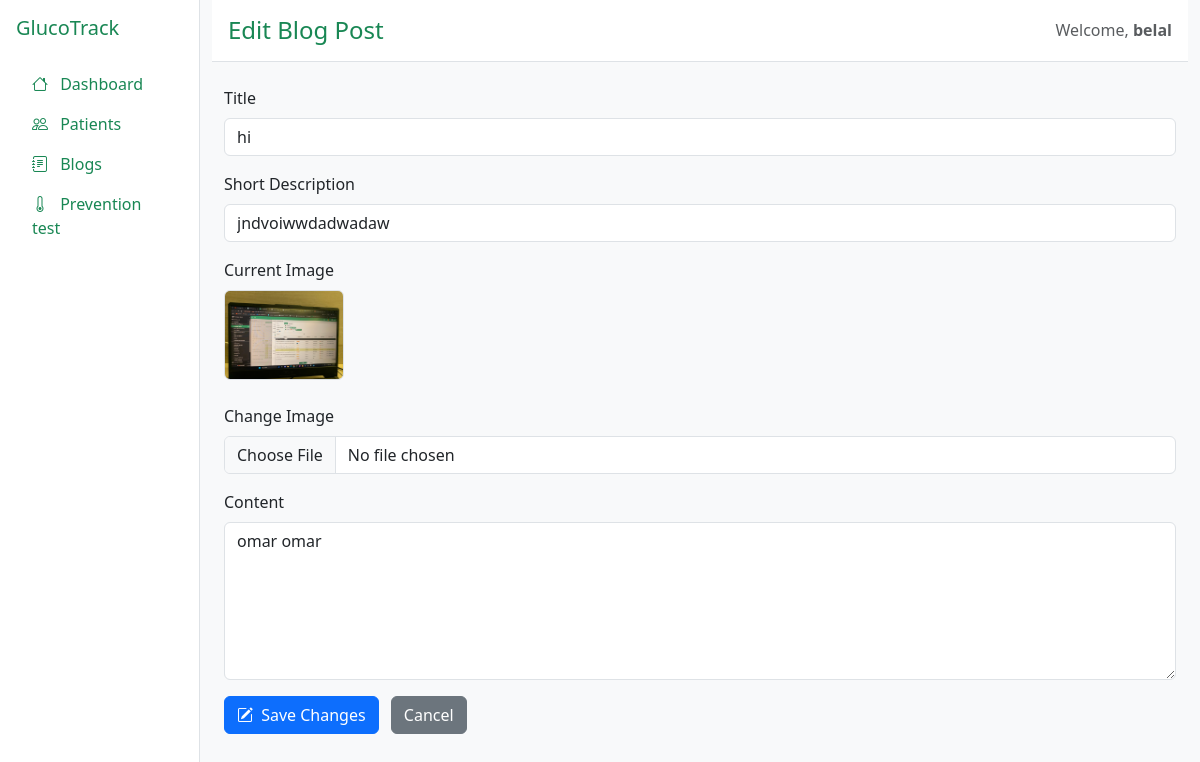
The page /medical_staff_blogs/edit_blog/5/ (signed in) on the database its author committed.
### homepage/models.py (models this page shows)
class CustomUser(AbstractBaseUser, PermissionsMixin):
    email = models.EmailField(unique=True,null=False)
    username = models.CharField(max_length=100,null=False)
    phone = models.IntegerField()
    is_staff = models.BooleanField(default=False)         # صلاحية admin
    is_active = models.BooleanField(default=True)
    is_medical_staff = models.BooleanField(default=False) # هل هو موظف طبي
    objects = CustomUserManager()
    USERNAME_FIELD = 'email'
    REQUIRED_FIELDS = ['username','phone']
    def __str__(self):
        return self.username
    class Meta:
        verbose_name = "all User"
        verbose_name_plural = "all Users"

### medical_staff_blogs/models.py (models this page shows, shortened)
class BlogPost(models.Model):
    doctor = models.ForeignKey(MedicalStaffProfile, on_delete=models.CASCADE)
    title = models.CharField(max_length=255)
    short_description = models.TextField()
    content = models.TextField()
    image = models.ImageField(upload_to='blog_images/', blank=True, null=True)
    created_at = models.DateTimeField(auto_now_add=True)

### medical_staff_blogs/views.py (the view, shortened to what this page needs)
# urls.py: path('edit_blog/<int:blog_id>/', views.edit_blog, name='edit_blog'),
@login_required(login_url='login')
def edit_blog(request, blog_id):
    doctor_profile = get_object_or_404(MedicalStaffProfile, user=request.user)
    blog = get_object_or_404(BlogPost, id=blog_id, doctor=doctor_profile)
    return render(request, 'Medical/edit_blog.html', {'blog': blog})

### templates/Medical/edit_blog.html (shortened to what this page needs)
{% load static %}
<!DOCTYPE html>
<html lang="en">
<head>
</head>
<body>
  <div class="container-fluid">
    <div class="row">
      {% include 'Medical/sidebar.html' %}
      <main class="col-md-10">
        <div class="header p-3 d-flex justify-content-between align-items-center">
          <h4 class="mb-0 text-success">Edit Blog Post</h4>
          <div class="text-muted">Welcome, <strong>{{ request.user }}</strong></div>
        </div>
        <div class="container py-4">
          <form method="POST"  enctype="multipart/form-data">
            <div class="mb-3">
              <label for="title" class="form-label">Title</label>
              <input type="text" class="form-control" id="title" name="title"
                     value="{{ blog.title }}" required>
            </div>
            <div class="mb-3">
              <label for="shortDesc" class="form-label">Short Description</label>
              <input type="text" class="form-control" id="shortDesc" name="short_description"
                     value="{{ blog.short_description }}" required>
            </div>
            <div class="mb-3">
              <label for="image" class="form-label">Current Image</label><br>
              {% if blog.image %}
                <img src="{{ blog.image.url }}" alt="Current Blog Image" width="120" class="mb-2 rounded border">
              {% else %}
                <p class="text-muted">No image uploaded.</p>
              {% endif %}
            </div>
            <div class="mb-3">
              <label for="image" class="form-label">Change Image</label>
              <input type="file" class="form-control" id="image" name="image" accept="image/*">
            </div>
            <div class="mb-3">
              <label for="content" class="form-label">Content</label>
              <textarea class="form-control" id="content" name="content" rows="6" required>{{ blog.content }}</textarea>
            </div>
            <button type="submit" class="btn btn-primary">
              <i class="bi bi-pencil-square me-1"></i> Save Changes
            </button>
            <a href="{% url 'medical_staff_blogs' %}" class="btn btn-secondary ms-2">Cancel</a>
          </form>
        </div>
      </main>
    </div>
  </div>
</body>
</html>

### static/css/adminstyle.css (style rules this page uses)
body { background-color: #f8f9fa; }
.header { background-color: #ffffff; border-bottom: 1px solid #dee2e6; }

### rows shown on the page
CustomUser: user "belal"
BlogPost: title "hi", short_description "jndvoiwwdadwadaw", image (picture), content "omar omar"
